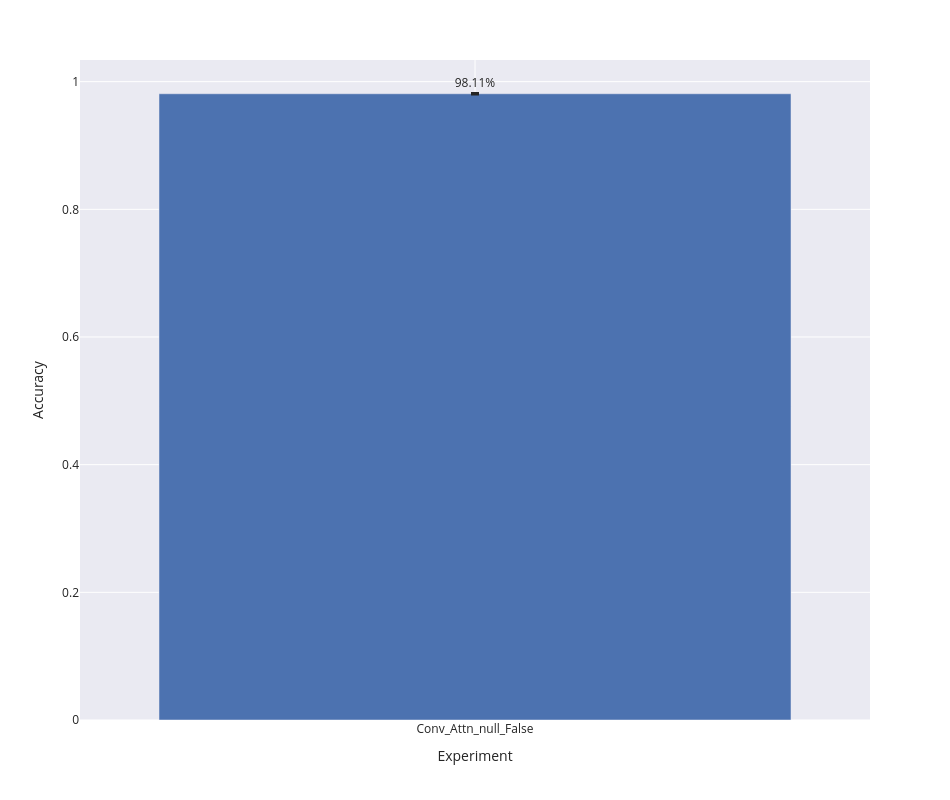

This figure's notebook cell:
### Code cell
bar_plot(label_wise_metrics_agg, 'accuracy')

### Figure 1 — Plotly figure (JSON) as saved in the notebook; plotly's stock layout.template omitted (floating-point values rounded to 4 significant figures)
{"data": [{"alignmentgroup": "True", "error_y": {"array": [0.001178]}, "hovertemplate": "expr=%{x}<br>accuracy_mean=%{text}<extra></extra>", "legendgroup": "", "marker": {"color": "rgb(76,114,176)", "pattern": {"shape": ""}}, "name": "", "offsetgroup": "", "orientation": "v", "showlegend": false, "text": [0.9811], "textposition": "outside", "texttemplate": "%{text:.2%}", "type": "bar", "x": ["Conv_Attn_null_False"], "xaxis": "x", "y": [0.9811], "yaxis": "y"}], "layout": {"barmode": "group", "height": 800, "legend": {"tracegroupgap": 0}, "margin": {"t": 60}, "width": 950, "xaxis": {"anchor": "y", "domain": [0, 1], "title": {"text": "Experiment"}}, "yaxis": {"anchor": "x", "domain": [0, 1], "title": {"text": "Accuracy"}}}}
